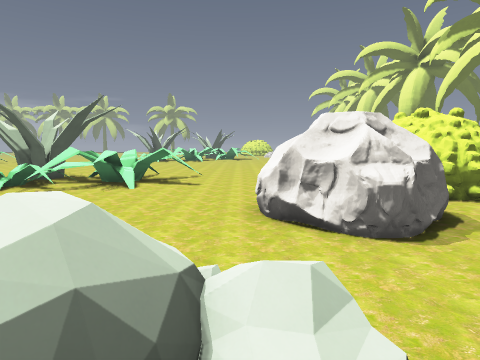
View 1 (above)

24 first-person views from a walk through a Godot game level. The camera is 1.3 m above the floor, tilts 6° down and sees 75° across. The floor is counted in squares, 2 m on a side. Each view is taken from the middle of a square. On the plan, view 1 faces up. The plan holds only what a view shows up to about 10 squares ahead; the rest is blank. The place goes on beyond the plan. Some surface patterns are stand-ins.

View 2
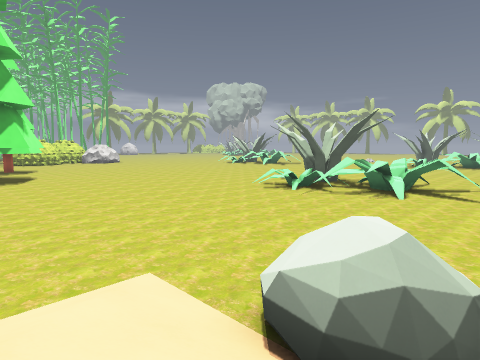

View 3
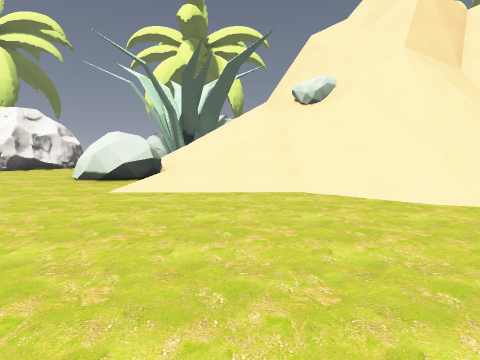

View 4
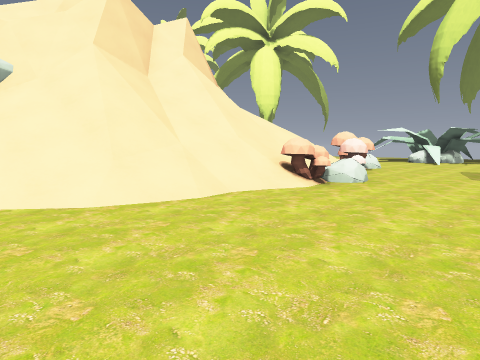

View 5
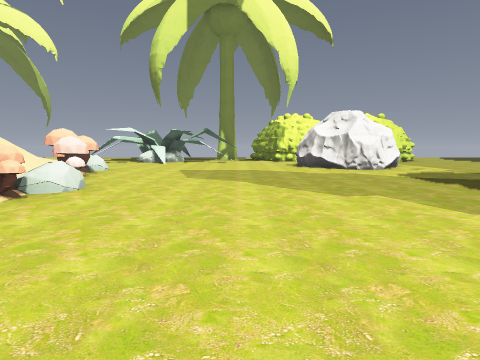

View 6
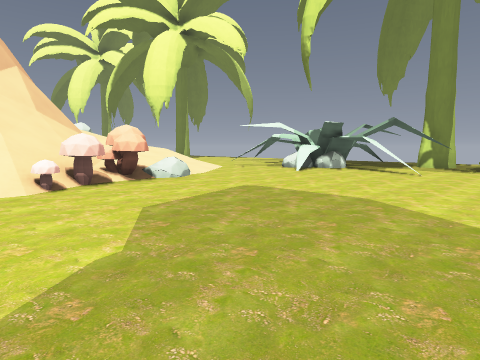

View 7
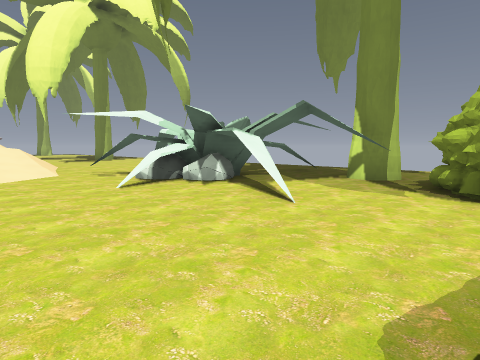

View 8
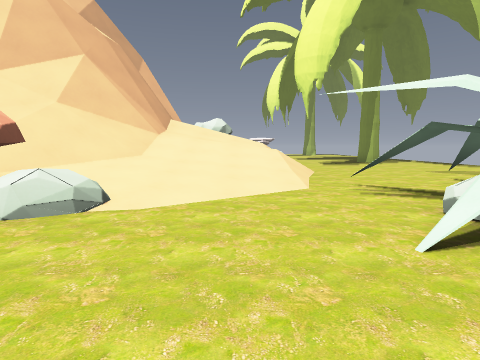

View 9
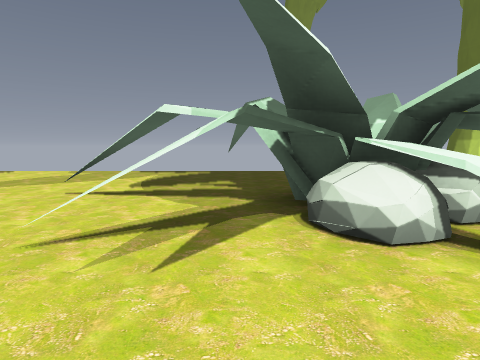

View 10
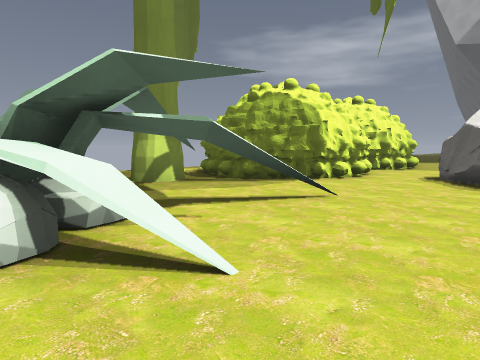

View 11
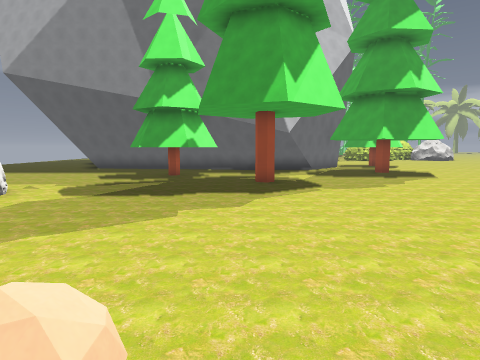

View 12
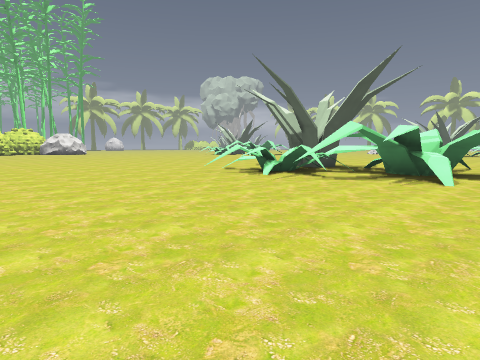

View 13
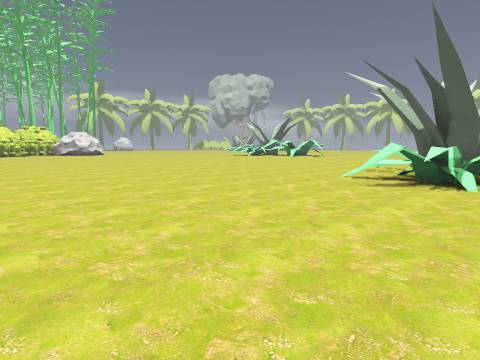

View 14
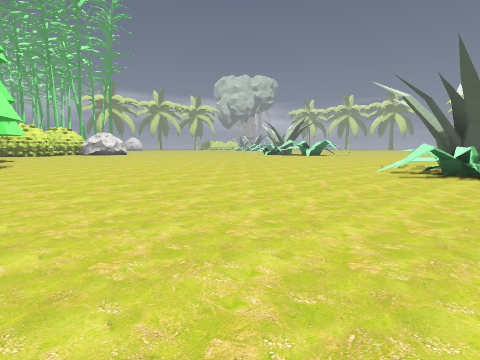

View 15
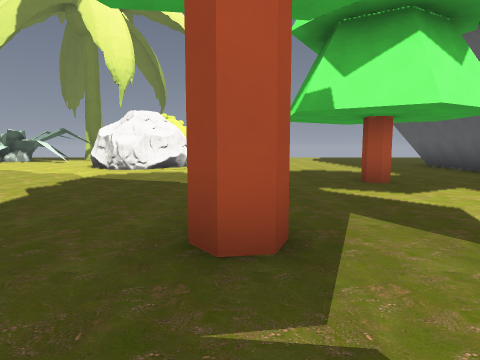

View 16
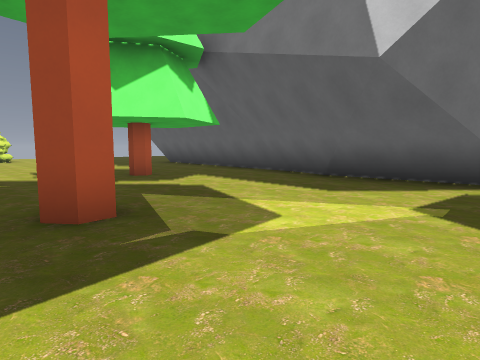

View 17
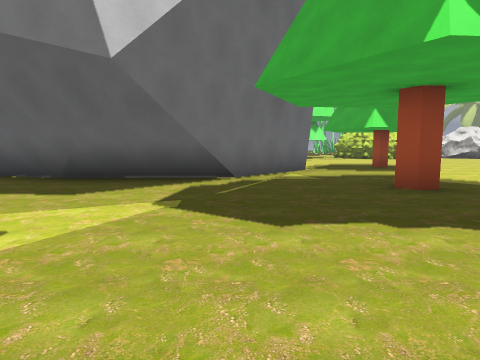

View 18
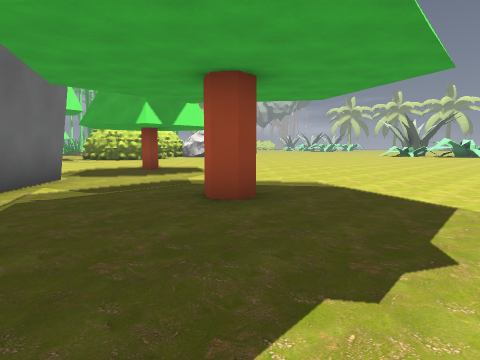

View 19
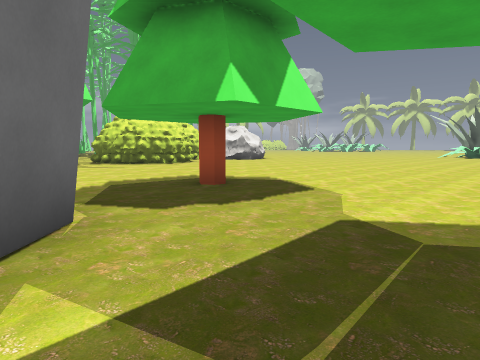

View 20
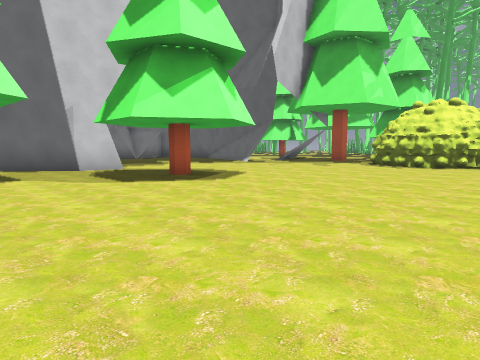

View 21
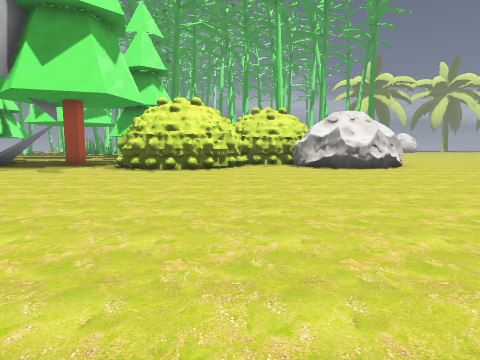

View 22
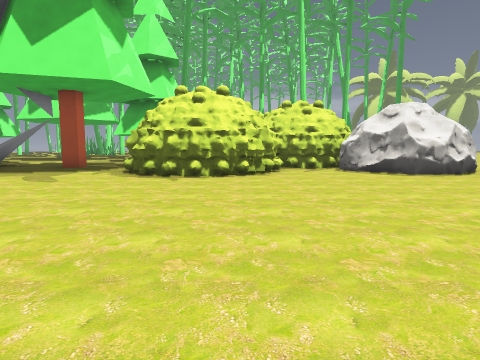

View 23
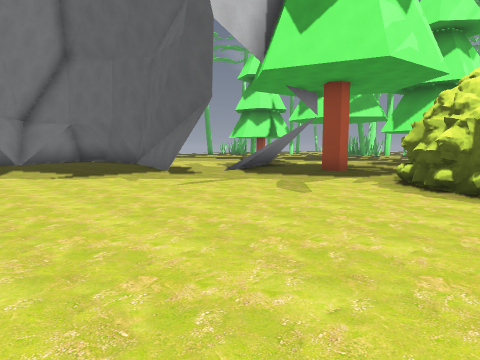

View 24
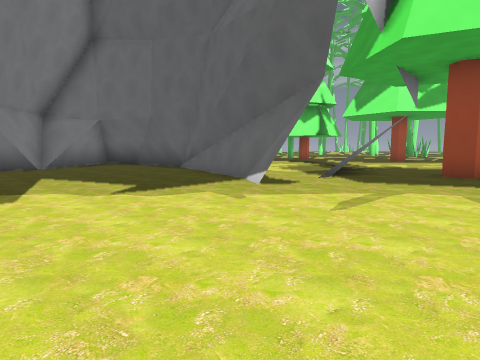

### Floor plan
Key: @ floor where view 1 was taken; # wall or solid block; x gap in a wall; . floor; / step, stairs or slope; = window, fence, low wall or low ledge; ^ raised ledge; v drop or lower ground.
Columns run from 34 left of view 1 to 2 right of it. Each row starts with its distance up from view 1.
 11  ##.......            .... ^^####
 10 ##...........        .....^^..^....
  9 #................   ......^x#. ....
  8 ###............... ................
  7   ##...............................
  6   ##...............................#
  5   ##...............................##
  4  ##.................................#
  3 ..........#..........................
  2 #................................^=//
  1 ...............#... .............^=//
  0 ..........##....... ...........///@//
 -1 ##.#.....   #............ .....//////
 -2 ...#....     #.................///##=
 -3 ...#....      #...............////#==
 -4   #.....      #...............////#v
 -5   #.....      #....#..........////===
 -6   #.....      #............../////^^
 -7     ...#     ##..............^////=^
 -8      ##      #...............=//==#
 -9              #...#...........=#///#^
-10              #................#///=#^
-11              #................#////=^
-12              #........#.......=//////
-13              #. .....###.......//////
-14                       ## .......////
-15                       ##........////
-16                     .........^^.=../.
-17                    ##..##..^ ###.....
-18                     ######...###x=...
-19                          #.#.#.......
-20                          #x#.^.......
-21                          ...... .....
-22                           ...........

Positions as (right, up) in squares from view 1, and headings:
1: (0, 0), facing up
2: (0, -1), facing up-left
3: (-8, -1), facing right
4: (-8, -2), facing down-right
5: (-8, -3), facing down
6: (-10, -8), facing down-right
7: (-10, -13), facing down-right
8: (-7, -14), facing right
9: (-3, -14), facing down
10: (-4, -14), facing down-left
11: (-4, -6), facing left
12: (-2, 3), facing up-left
13: (-6, 3), facing up-left
14: (-6, 1), facing up-left
15: (-15, -3), facing down
16: (-14, -2), facing down-left
17: (-14, -2), facing left
18: (-16, -2), facing up-left
19: (-20, -1), facing up-left
20: (-20, 9), facing down-left
21: (-22, 8), facing left
22: (-24, 7), facing left
23: (-26, 6), facing down-left
24: (-26, 3), facing down-left
